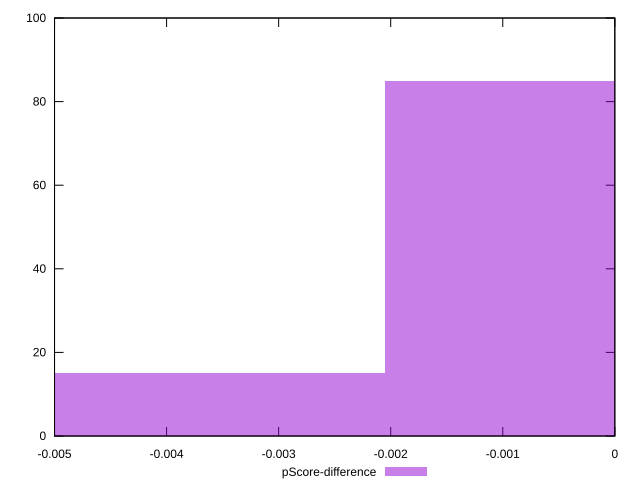

Recreate this plot in gnuplot.
reset

$pScoreDifference <<EOF
0 85
-0.004105689114840526 15
EOF

set key outside below
set boxwidth 0.004105689114840526
set xrange [-0.0050000000000000044:0]
set yrange [0:100]
set trange [0:100]
set style fill transparent solid 0.5 noborder
set terminal svg size 640, 490 enhanced background rgb 'white'
set output "report_00019_2021-02-10T18-14-37.922Z//unminified-javascript/samples/pages+cached+noadtech+nomedia+nocss/pScore-difference/histogram.svg"

plot $pScoreDifference title "pScore-difference" with boxes

reset
